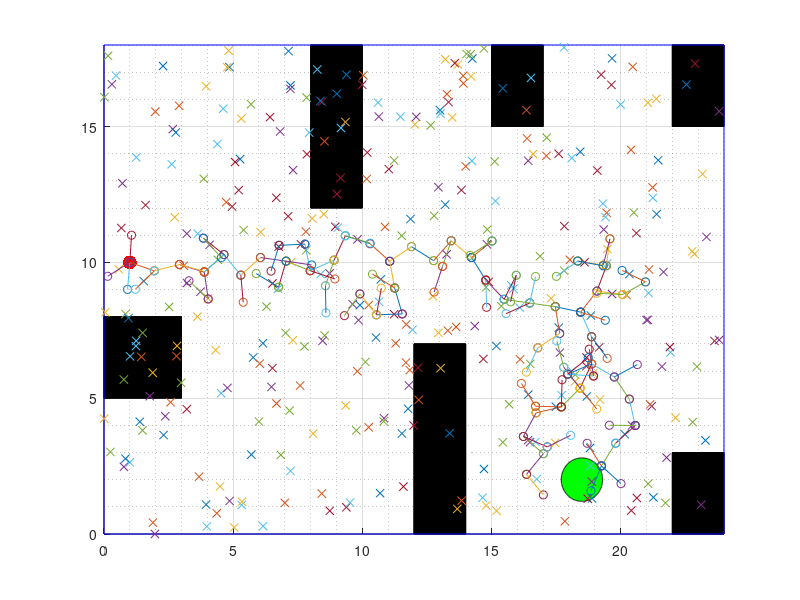

The MATLAB script that drew this image: (Note: this script raises an error after producing the figure.)
clear;
clc;

k = [1, 10]; %Start point
scatter(k(1), k(2),100,'r','filled')
hold on

side1 = 24;
side2 = 18; %lengths of rectangle grid

lineSize = 1; %The length of the line connecting nodes
pointHistory(1,:) = k; %column vector that records all node points

%Obstacles-----------------------------------------------------

x_obs = [8, 10, 10, 8, 8]; 
y_obs = [18, 18, 12, 12, 18];

x_obs_B = [7, 11, 11, 7, 7]; 
y_obs_B = [18, 18, 11, 11, 18];

hold on

plot( x_obs, y_obs, 'k')
fill(x_obs,y_obs,'k');

hold on

x_obs2 = [12, 14, 14, 12, 12]; 
y_obs2 = [7, 7, 0, 0, 7];

x_obs2_B = [11, 11, 15, 15, 11];
y_obs2_B = [0, 8, 8, 0, 0];

plot( x_obs2, y_obs2, 'k')
fill( x_obs2, y_obs2, 'k')

x_obs3 = [22, 24,  24, 22, 22];
y_obs3 = [3, 3, 0, 0, 3];

x_obs3_B = [21, 21, 24, 24, 21];
y_obs3_B = [0, 4, 4, 0, 0];

plot( x_obs3, y_obs3, 'k')
fill( x_obs3, y_obs3, 'k')

hold on

x_obs4 = [15, 17, 17, 15, 15]; 
y_obs4 = [18, 18, 15, 15, 18];

x_obs4_B = [14, 14, 18, 18, 14]; 
y_obs4_B = [18, 14, 14, 18, 18];

plot( x_obs4, y_obs4, 'k')
fill( x_obs4, y_obs4, 'k')
hold on

x_obs5 = [22, 24,  24, 22, 22]; 
y_obs5 = [18, 18, 15, 15, 18];

x_obs5_B = [21, 21, 24, 24, 21]; 
y_obs5_B = [18, 14, 14, 18, 18];

plot( x_obs5, y_obs5, 'k')
fill( x_obs5, y_obs5, 'k')
hold on

x_obs6 = [0, 3,  3, 0, 0]; 
y_obs6 = [8, 8, 5, 5, 8];

x_obs6_B = [0, 4, 4, 0, 0]; 
y_obs6_B = [9, 9, 4, 4, 9];

plot( x_obs6, y_obs6, 'k')
fill( x_obs6, y_obs6, 'k')
hold on

%Alex Filter -------------------------------------(fake)--------------------------------

x_obs_kal = [0, 0, 21, 21, 24, 24, 0];
y_obs_kal = [18, 11, 11, 0, 0, 18, 18];

x_obs_kal2 = [0, 0, 16, 16, 0];
y_obs_kal2 = [0, 8, 8, 0, 0];

hold on

%Creating grid-------------------------------------------------------------------------------
x_grid = [0 0 24 24 0];
y_grid = [0 18 18 0 0];
plot(x_grid,y_grid, 'b')
axis([0 24 0 18])
hold on
grid on
grid minor


%Creating the end goal circle------------------------------------------
x_center = 18.5;
y_center = 2;
radius = 0.8;


theta = 0:0.01:2*pi;

x_goal = radius *cos(theta) + x_center;
y_goal = radius *sin(theta) + y_center;

fill(x_goal,y_goal,'g');
hold on
%---------------------------------------------------------------
done = false; % start iteration with assumption that the goal has not been reached in the first iteration

i = 1; %iteration variable
while done == false
    
    
    
    
    if (i == 1) %takes care of first iteration
        
        q_rx = side1*rand(1); % generating a random node with constraints with respect to the grid dimensions
        q_ry = side2*rand(1);
        
        q = [q_rx, q_ry]; % placing the (x,y) coordinates of the random node in a vector
        
        plot(q_rx,q_ry, "-x"); %plotting the random point ONLY FOR DEBUGGING PURPOSES
        hold on
        
        v = q - k; %gets a vector pointing in the direction from start point K to random node q
        
        
        v_unit = v./norm(v); %creating a unit vector that points in the direction of v
        
        t = v_unit.*lineSize; %scaling the vector with the necessary length "linesize"
        newPoint = k + t; % creates a vector pointing from k to q with length "linesize"
        
        
        
        x = [k(1) newPoint(1)]; %storing the x coordinates of k and newpoint
        y = [k(2) newPoint(2)]; %storing the y coordinates of k and newpoint
        
        scatter(x,y); %plots the points of "x" and "y" as circles on the grid
        hold on %necessary for overlaying the points
        line(x,y) %creates a line connecting k and newpoint using the "x" and "y" vectors
        
        
        %   k = newPoint; might not be needed
        pointHistory(i+1,:) = newPoint; %inserts the new node coordinates into pointHistory
        
        s_node(1,1) = 1; %setting the parent node
        t_node(1,1) = 1;
        s_node(1,2) = 1; %connecting the parent and newly created node
        t_node(1,2) = 2;
        
       
        
        
    end
    
    if (i > 1) %takes care of all other
      Collision = true;
        
        while (Collision == true) %loop that iterates if a new node point is in an obstacle
            q_rx = side1*rand(1); % generating a random node with constraints with respect to the grid dimensions
            q_ry = side2*rand(1);
            
            q = [q_rx, q_ry]; % placing the (x,y) coordinates of the random node in a vector
            
            plot(q_rx,q_ry, "-x"); %plotting the random point ONLY FOR DEBUGGING PURPOSES
            hold on
            
            
            direction = q - pointHistory; %gets the directional vectors of all node points in "pointHistory" with respect to a new random node q
            
            for m = 1: length(direction) %for loop that calculates the magnitude of each directional vector in "direction" and stores it.
                distance(m,:) = norm(direction(m,:));
            end
            
            [a,b] = min(distance); %after for loop is complete, "a" stores the minimal value in the "distance" vector. "b" stores the index of the minimum value as it appears in the "distance" vector
            %since, "b" is the index of the minimum value and "pointHistory" shares the same indices as "distance", we have now located the nearest node.
            
            v = q - pointHistory(b,:); %gets a vector pointing in the direction from the nearest node to the new random q node
            v_unit = v./norm(v); %creating a unit vector that points in the direction of v
            
            t = v_unit.*lineSize; %scaling the vector with the necessary length "linesize"
            newPoint = pointHistory(b,:) + t; % creates a vector pointing from nearest node to q with length "linesize"
            
            if (inpolygon(newPoint(1,1),newPoint(1,2),x_obs,y_obs) == false...
                    && inpolygon(newPoint(1,1),newPoint(1,2),x_obs2,y_obs2) == false...
                    && inpolygon(newPoint(1,1),newPoint(1,2),x_obs3,y_obs3) == false...
                    && inpolygon(newPoint(1,1),newPoint(1,2),x_obs4,y_obs4) == false...
                    && inpolygon(newPoint(1,1),newPoint(1,2),x_obs5,y_obs5) == false...
                    && inpolygon(newPoint(1,1),newPoint(1,2),x_obs6,y_obs6) == false...
                    && inpolygon(newPoint(1,1),newPoint(1,2),x_obs_B,y_obs_B) == false...
                    && inpolygon(newPoint(1,1),newPoint(1,2),x_obs2_B,y_obs2_B) == false...
                    && inpolygon(newPoint(1,1),newPoint(1,2),x_obs3_B,y_obs3_B) == false...
                    && inpolygon(newPoint(1,1),newPoint(1,2),x_obs4_B,y_obs4_B) == false...
                    && inpolygon(newPoint(1,1),newPoint(1,2),x_obs5_B,y_obs5_B) == false...
                    && inpolygon(newPoint(1,1),newPoint(1,2),x_obs6_B,y_obs6_B) == false...
                    && inpolygon(newPoint(1,1),newPoint(1,2),x_obs_kal,y_obs_kal) == false...
                    && inpolygon(newPoint(1,1),newPoint(1,2),x_obs_kal2,y_obs_kal2) == false) %conditional statement that checks if a newly created node is inside an obstacle
                Collision = false;
                x = [pointHistory(b,1) newPoint(1)]; %storing the x coordinates of nearest node and newpoint
                y = [pointHistory(b,2) newPoint(2)]; %storing the y coordinates of nearest node and newpoint
                
                scatter(x,y);  %plots the points of "x" and "y" as circles on the grid
                hold on %necessary for overlaying the points
                line(x,y) %creates a line connecting k and newpoint using the "x" and "y" vectors
                pause(0.005) %Used to see the plot in real time
                
                
                % k = newPoint;
                pointHistory(i+1,:) = newPoint; %inserts the new node coordinates into pointHistory
                
                %tracking the nodes and connecting them
                s_node(1, i + 1) = b; %s_node tracks the nearest node
                t_node(1, i + 1) = i + 1; %t_node tracks the newly created node
             
                
            end
            
            
            
            
        end
        
    end
    
    
    
    
    
    if (inpolygon(pointHistory(i+1,1), pointHistory(i+1,2), x_goal, y_goal)) %checks if the new node lies within the goal
        done = true; %goal is reached, breaks while loop
    end
    
    i = i+1;
    
    
    
    
    
end


x_node = transpose(pointHistory(:,1)); %getting the x coordinates of all the nodes for plotting

y_node = transpose(pointHistory(:,2)); %getting the y coordinates of all the nodes for plotting


G = graph(s_node, t_node); %creating a node graph

figure
x_grid = [0 0 24 24 0]; %MIGHT BE GOOD TO CREATE A PLOTTING FUNCTION
y_grid = [0 18 18 0 0];
plot(x_grid,y_grid, 'b');
axis([0 24 0 18])
p = plot(G, 'XData',x_node, 'YData', y_node);%plotting the node graph and getting the shortest path
[path1,d] = shortestpath(G,1,i);
highlight(p,path1,'EdgeColor','r');

theta = getAngles(path1, pointHistory);
fileID = fopen('TurnAngles.txt','wt');
fprintf(fileID, '%f\n', theta);
fclose(fileID);
